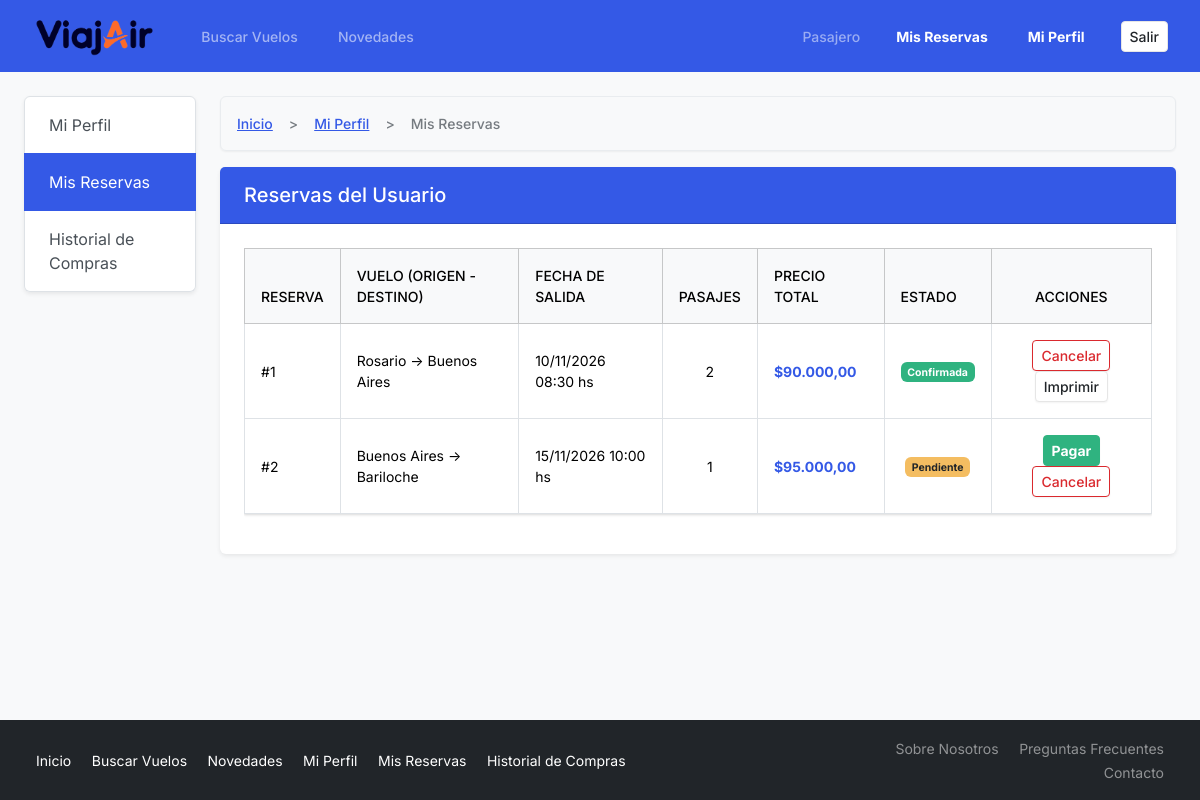
The page /pasajero/reservas.php (signed in) on the database its author committed.
### tables this page shows
CREATE TABLE RESERVAS (
    codReserva INT AUTO_INCREMENT PRIMARY KEY,
    codUsuario INT NOT NULL,
    codVuelo INT NOT NULL,
    fechaReserva DATE NOT NULL,
    estadoReserva ENUM('pendiente de pago', 'confirmada', 'cancelada') DEFAULT 'pendiente de pago',
    FOREIGN KEY (codUsuario) REFERENCES USUARIOS(codUsuario) ON DELETE CASCADE,
    FOREIGN KEY (codVuelo) REFERENCES VUELOS(codVuelo) ON DELETE CASCADE
);

CREATE TABLE VUELOS (
    codVuelo INT AUTO_INCREMENT PRIMARY KEY,
    codAerolinea INT NOT NULL,
    origenVuelo VARCHAR(50) NOT NULL,
    destinoVuelo VARCHAR(50) NOT NULL,
    fechaSalidaVuelo DATE NOT NULL,
    horaSalidaVuelo TIME NOT NULL,
    precioVuelo DECIMAL(10,2) NOT NULL,
    asientosDisponibles INT NOT NULL,
    FOREIGN KEY (codAerolinea) REFERENCES AEROLINEAS(codAerolinea) ON DELETE CASCADE
);

### pasajero/reservas.php (the view, shortened to what this page needs)
<?php
require '../includes/conexion.php';
$user_id = $_SESSION['codUsuario'];
$query = "SELECT r.codReserva, r.cantidadPasajes, r.precioTotal, r.estadoReserva,
                 v.origenVuelo, v.destinoVuelo, v.fechaSalidaVuelo, v.horaSalidaVuelo,
                 TIMESTAMPDIFF(HOUR, NOW(), CONCAT(v.fechaSalidaVuelo, ' ', v.horaSalidaVuelo)) AS horas_restantes
          FROM RESERVAS r
          JOIN VUELOS v ON r.codVuelo = v.codVuelo
          WHERE r.codUsuario = ?
            AND r.estadoReserva IN ('pendiente de pago', 'confirmada')
            AND CONCAT(v.fechaSalidaVuelo, ' ', v.horaSalidaVuelo) >= NOW()
          ORDER BY v.fechaSalidaVuelo ASC, v.horaSalidaVuelo ASC";
$stmt = $conexion->prepare($query);
$stmt->bind_param("i", $user_id);
$stmt->execute();
$result = $stmt->get_result();
require '../includes/header.php';
?>
<div class="row">
    <?php
    require 'sidebar_pasajero.php';
    ?>
    <div class="col-md-9 col-lg-10">
        <nav aria-label="breadcrumb">
            <ol class="breadcrumb">
                <li class="breadcrumb-item"><a href="/tpi/index.php">Inicio</a></li>
                <li class="breadcrumb-item"><a href="/tpi/pasajero/perfil.php">Mi Perfil</a></li>
                <li class="breadcrumb-item active" aria-current="page">Mis Reservas</li>
            </ol>
        </nav>
        <div class="card shadow-sm border-0 mb-4">
            <div class="card-header bg-primary text-white py-3">
                <h1 class="h5 mb-0 text-white">Reservas del Usuario</h1>
            </div>
            <div class="card-body p-4">
                <div class="table-responsive">
                    <table class="table table-bordered table-hover align-middle">
                        <thead class="table-light">
                            <tr>
                                <th>Reserva</th>
                                <th>Vuelo (Origen - Destino)</th>
                                <th>Fecha de Salida</th>
                                <th>Pasajes</th>
                                <th>Precio Total</th>
                                <th>Estado</th>
                                <th class="text-center">Acciones</th>
                            </tr>
                        </thead>
                        <tbody>
                            <?php if ($result->num_rows > 0): ?>
                                <?php while ($row = $result->fetch_assoc()): ?>
                                    <tr>
                                        <td>#<?= $row['codReserva']; ?></td>
                                        <td>
                                            <span><?= htmlspecialchars($row['origenVuelo']); ?></span>
                                            <span aria-hidden="true"> &rarr; </span>
                                            <span><?= htmlspecialchars($row['destinoVuelo']); ?></span>
                                        </td>
                                        <td><?= date('d/m/Y', strtotime($row['fechaSalidaVuelo'])) . ' ' . substr($row['horaSalidaVuelo'], 0, 5) . ' hs'; ?></td>
                                        <td class="text-center"><?= $row['cantidadPasajes']; ?></td>
                                        <td class="fw-bold text-primary">$<?= number_format($row['precioTotal'], 2, ',', '.'); ?></td>
                                        <td class="text-center align-middle">
                                            <?php if ($row['estadoReserva'] == 'confirmada'): ?>
                                                <span class="badge bg-success">Confirmada</span>
                                            <?php else: ?>
                                                <span class="badge bg-warning text-dark">Pendiente</span>
                                            <?php endif; ?>
                                        </td>
                                        <td class="text-center">
                                            <?php if ($row['estadoReserva'] == 'pendiente de pago'): ?>
                                                <button type="button" class="btn btn-sm btn-success fw-bold"
                                                    data-bs-toggle="modal" data-bs-target="#modalPagarReserva<?= $row['codReserva']; ?>">
                                                    Pagar
                                                </button>
                                            <?php endif; ?>
                                            <?php if ($row['estadoReserva'] != 'cancelada' && (int)$row['horas_restantes'] >= 72): ?>
                                                <button type="button" class="btn btn-sm btn-outline-danger"
                                                    data-bs-toggle="modal" data-bs-target="#modalCancelarReserva<?= $row['codReserva']; ?>">
                                                    Cancelar
                                                </button>
                                            <?php endif; ?>
                                            <?php if ($row['estadoReserva'] == 'confirmada'): ?>
                                                <a href="imprimir_ticket.php?id=<?= $row['codReserva']; ?>" class="btn btn-sm btn-secondary" target="_blank">Imprimir</a>
                                            <?php endif; ?>
                                        </td>
                                    </tr>
                                <?php endwhile; ?>
                            <?php else: ?>
                                <tr>
                                    <td colspan="7" class="text-center text-muted py-4">No tienes reservas registradas.</td>
                                </tr>
                            <?php endif; ?>
                        </tbody>
                    </table>
                </div>
            </div>
        </div>
    </div>
</div>
<?php require '../includes/footer.php'; ?>

### assets/css/styles.css (style rules this page uses)
html { overflow-y: scroll; }
html, body { max-width: 100%; overflow-x: clip; }
:is(a, button, input, select, textarea, .btn, .page-link, .accordion-button):focus-visible { outline: 3px solid #060b26; outline-offset: 2px; }
.badge { line-height: normal; }

### rows shown on the page
reservas: codReserva "1", codVuelo.origenVuelo "Rosario", codVuelo.destinoVuelo "Buenos Aires", codVuelo.fechaSalidaVuelo "10/11/2026", codVuelo.horaSalidaVuelo "08:30", cantidadPasajes "2", precioTotal "90.000,00", estadoReserva "Confirmada"
reservas: codReserva "2", codVuelo.origenVuelo "Buenos Aires", codVuelo.destinoVuelo "Bariloche", codVuelo.fechaSalidaVuelo "15/11/2026", codVuelo.horaSalidaVuelo "10:00", cantidadPasajes "1", precioTotal "95.000,00", shows "Pendiente"

### other values the page prints
explode(' ', trim($nameLogin))[0] "Pasajero"
